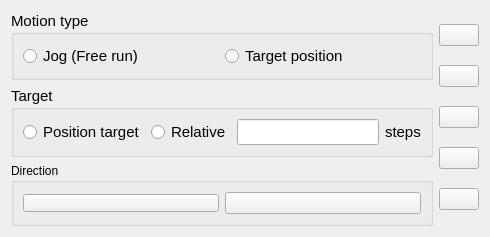
            <widget class="QWidget" name="tabMotorJog">
             <attribute name="title">
              <string>Jog</string>
             </attribute>
             <layout class="QGridLayout" name="gridLayout_11">
              <item row="0" column="0">
               <widget class="QGroupBox" name="groupBox_3">
                <property name="font">
                 <font>
                  <pointsize>11</pointsize>
                 </font>
                </property>
                <property name="title">
                 <string>Motion type</string>
                </property>
                <layout class="QHBoxLayout" name="horizontalLayout">
                 <item>
                  <widget class="QRadioButton" name="rb_motor_jog">
                   <property name="font">
                    <font>
                     <pointsize>11</pointsize>
                    </font>
                   </property>
                   <property name="text">
                    <string>Jog (Free run)</string>
                   </property>
                  </widget>
                 </item>
                 <item>
                  <widget class="QRadioButton" name="rb_motor_relative">
                   <property name="font">
                    <font>
                     <pointsize>11</pointsize>
                    </font>
                   </property>
                   <property name="text">
                    <string>Target position</string>
                   </property>
                  </widget>
                 </item>
                </layout>
               </widget>
              </item>
              <item row="0" column="1" rowspan="3">
               <layout class="QVBoxLayout" name="verticalLayout_2">
                <item>
                 <widget class="QPushButton" name="pbMotorJogOpenSeq">
                  <property name="text">
                   <string/>
                  </property>
                  <property name="icon">
                   <iconset>
                    <normaloff>../icon/noun_Save OPEN.png</normaloff>../icon/noun_Save OPEN.png</iconset>
                  </property>
                  <property name="iconSize">
                   <size>
                    <width>24</width>
                    <height>24</height>
                   </size>
                  </property>
                  <property name="shortcut">
                   <string>Ctrl+R</string>
                  </property>
                  <property name="checkable">
                   <bool>true</bool>
                  </property>
                 </widget>
                </item>
                <item>
                 <widget class="QPushButton" name="pbMotorJogSaveSeq">
                  <property name="text">
                   <string/>
                  </property>
                  <property name="icon">
                   <iconset>
                    <normaloff>../icon/noun_Save SAV.png</normaloff>../icon/noun_Save SAV.png</iconset>
                  </property>
                  <property name="iconSize">
                   <size>
                    <width>24</width>
                    <height>24</height>
                   </size>
                  </property>
                  <property name="shortcut">
                   <string>Ctrl+R</string>
                  </property>
                  <property name="checkable">
                   <bool>true</bool>
                  </property>
                 </widget>
                </item>
                <item>
                 <widget class="QPushButton" name="pbMotorJogClearSeq">
                  <property name="text">
                   <string/>
                  </property>
                  <property name="icon">
                   <iconset>
                    <normaloff>../icon/noun_trash bin.png</normaloff>../icon/noun_trash bin.png</iconset>
                  </property>
                  <property name="iconSize">
                   <size>
                    <width>24</width>
                    <height>24</height>
                   </size>
                  </property>
                  <property name="shortcut">
                   <string>Ctrl+R</string>
                  </property>
                  <property name="checkable">
                   <bool>true</bool>
                  </property>
                 </widget>
                </item>
                <item>
                 <widget class="QPushButton" name="pbMotorJogMemorizeSeq">
                  <property name="text">
                   <string/>
                  </property>
                  <property name="icon">
                   <iconset>
                    <normaloff>../icon/noun_Writing.png</normaloff>../icon/noun_Writing.png</iconset>
                  </property>
                  <property name="iconSize">
                   <size>
                    <width>24</width>
                    <height>24</height>
                   </size>
                  </property>
                  <property name="shortcut">
                   <string>Ctrl+R</string>
                  </property>
                  <property name="checkable">
                   <bool>true</bool>
                  </property>
                 </widget>
                </item>
                <item>
                 <widget class="QPushButton" name="pbMotorJogRun">
                  <property name="text">
                   <string/>
                  </property>
                  <property name="icon">
                   <iconset>
                    <normaloff>../icon/noun_play_3387751.png</normaloff>
                    <normalon>../icon/noun_Stop.png</normalon>../icon/noun_play_3387751.png</iconset>
                  </property>
                  <property name="iconSize">
                   <size>
                    <width>24</width>
                    <height>24</height>
                   </size>
                  </property>
                  <property name="shortcut">
                   <string>Ctrl+R</string>
                  </property>
                  <property name="checkable">
                   <bool>true</bool>
                  </property>
                 </widget>
                </item>
               </layout>
              </item>
              <item row="1" column="0">
               <widget class="QGroupBox" name="groupBox">
                <property name="font">
                 <font>
                  <pointsize>11</pointsize>
                 </font>
                </property>
                <property name="title">
                 <string>Target</string>
                </property>
                <layout class="QHBoxLayout" name="horizontalLayout_2">
                 <item>
                  <layout class="QHBoxLayout" name="horizontalLayout_7">
                   <item>
                    <widget class="QRadioButton" name="rbPositionTarget">
                     <property name="font">
                      <font>
                       <pointsize>11</pointsize>
                      </font>
                     </property>
                     <property name="text">
                      <string>Position target</string>
                     </property>
                    </widget>
                   </item>
                   <item>
                    <widget class="QRadioButton" name="rbRelativeTarget">
                     <property name="font">
                      <font>
                       <pointsize>11</pointsize>
                      </font>
                     </property>
                     <property name="toolTip">
                      <string>Move the motor to a relative/absolute position</string>
                     </property>
                     <property name="text">
                      <string>Relative</string>
                     </property>
                    </widget>
                   </item>
                  </layout>
                 </item>
                 <item>
                  <widget class="QLineEdit" name="lineEditrelativeStepNumber">
                   <property name="minimumSize">
                    <size>
                     <width>0</width>
                     <height>20</height>
                    </size>
                   </property>
                  </widget>
                 </item>
                 <item>
                  <widget class="QLabel" name="label_8">
                   <property name="font">
                    <font>
                     <pointsize>11</pointsize>
                    </font>
                   </property>
                   <property name="text">
                    <string>steps</string>
                   </property>
                  </widget>
                 </item>
                </layout>
               </widget>
              </item>
              <item row="2" column="0">
               <widget class="QGroupBox" name="groupBox_11">
                <property name="title">
                 <string>Direction</string>
                </property>
                <layout class="QGridLayout" name="gridLayout_13">
                 <item row="0" column="0">
                  <layout class="QHBoxLayout" name="horizontalLayout_6">
                   <item>
                    <widget class="QPushButton" name="pbMotorJogClockWise">
                     <property name="font">
                      <font>
                       <pointsize>6</pointsize>
                      </font>
                     </property>
                     <property name="text">
                      <string/>
                     </property>
                     <property name="icon">
                      <iconset>
                       <normaloff>../icon/noun_turn clockwise_3549259.png</normaloff>../icon/noun_turn clockwise_3549259.png</iconset>
                     </property>
                     <property name="iconSize">
                      <size>
                       <width>24</width>
                       <height>24</height>
                      </size>
                     </property>
                    </widget>
                   </item>
                   <item>
                    <widget class="QPushButton" name="pbMotorJogAntiClockWise">
                     <property name="text">
                      <string/>
                     </property>
                     <property name="icon">
                      <iconset>
                       <normaloff>../icon/noun_counter clockwise.png</normaloff>../icon/noun_counter clockwise.png</iconset>
                     </property>
                     <property name="iconSize">
                      <size>
                       <width>24</width>
                       <height>24</height>
                      </size>
                     </property>
                    </widget>
                   </item>
                  </layout>
                 </item>
                </layout>
               </widget>
              </item>
             </layout>
            </widget>
